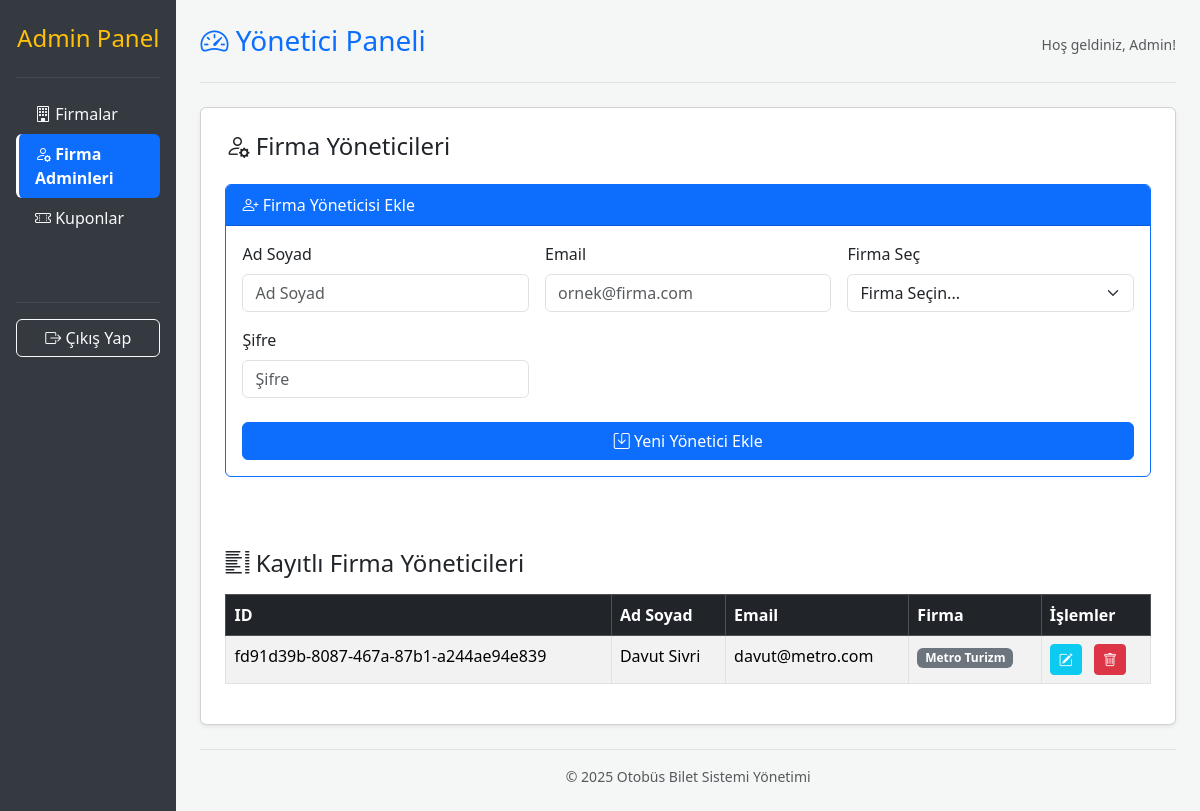
/admin/index.php?tab=firma_admin (signed in), run on an earlier commit of the app's database.
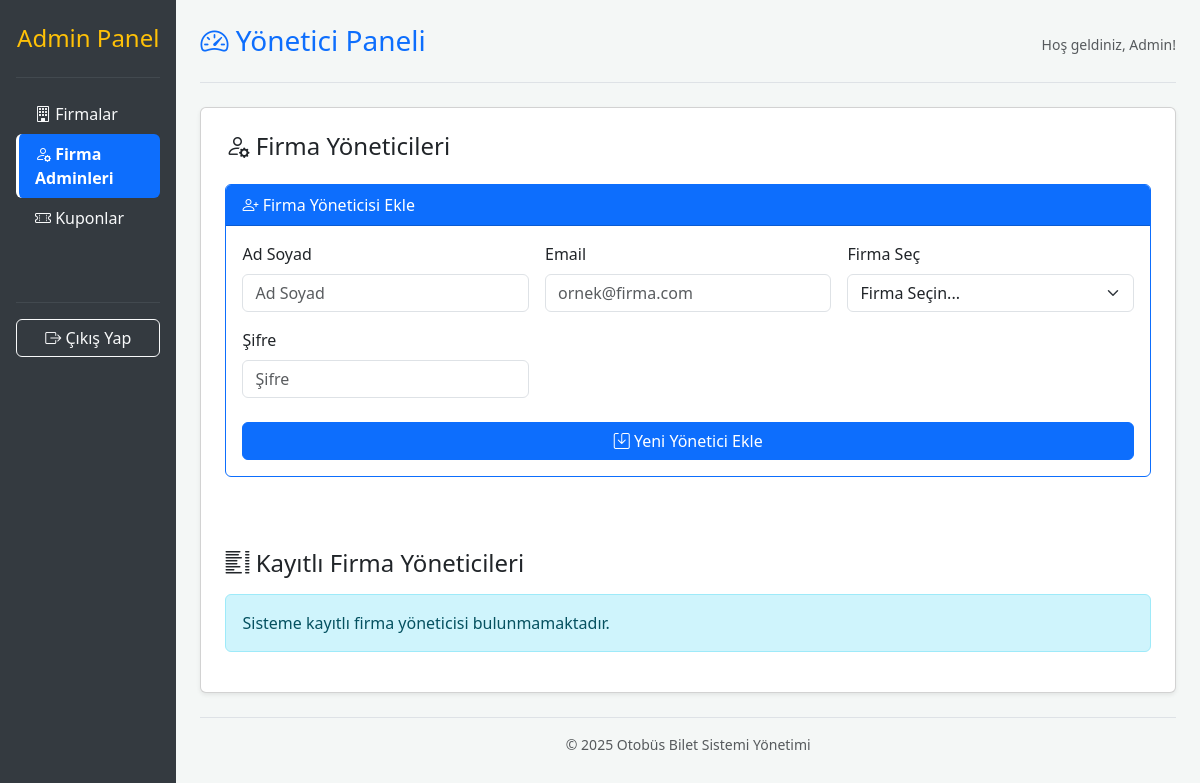
And on a later commit of the database.
### tables this page shows
CREATE TABLE "User"(
    id TEXT PRIMARY KEY,
    full_name TEXT NOT NULL,
    email TEXT UNIQUE NOT NULL,
    role TEXT NOT NULL DEFAULT 'user',
    password TEXT NOT NULL,
    company_id TEXT,
    balance REAL DEFAULT 800,
    created_at TIMESTAMP NOT NULL DEFAULT (datetime('now', 'localtime')),
    FOREIGN KEY (company_id) REFERENCES Bus_Company (id) ON DELETE CASCADE
);

CREATE TABLE Bus_Company(
    id TEXT PRIMARY KEY,
    name TEXT UNIQUE NOT NULL,
    logo_path TEXT,
    created_at TIMESTAMP NOT NULL DEFAULT CURRENT_TIMESTAMP
);

### admin/partials/firma_admin.php (the view, shortened to what this page needs)
<?php
$full_name ="";
$email="";
$company_id= "";
$id = $_GET['edit_admin']?? null;
$astmt=$db->prepare("SELECT User.id,User.full_name,User.email,Bus_Company.name as company_name FROM User LEFT JOIN Bus_Company ON User.company_id=Bus_Company.id Where User.role=?");
$astmt->execute(['company_admin']);
$fadmins =$astmt->fetchAll(PDO::FETCH_ASSOC);
?>
<div class="card mb-4 border-primary">
    <div class="card-header bg-primary text-white">
        <i class="bi bi-person-plus"></i> Firma Yöneticisi <?= $id ? "Düzenle" : "Ekle" ?>
    </div>
    <div class="card-body">
        <form method="post" class="row g-3">
            <div class="col-md-4">
                <label for="inputFullName" class="form-label">Ad Soyad</label>
                <input type="text" name="full_name" class="form-control" id="inputFullName" placeholder="Ad Soyad" value="<?= htmlspecialchars($full_name) ?>" required>
            </div>
            <div class="col-md-4">
                <label for="inputEmail" class="form-label">Email</label>
                <input type="email" name="email" class="form-control" id="inputEmail" placeholder="ornek@firma.com" value="<?= htmlspecialchars($email) ?>" required>
            </div>
            <div class="col-md-4">
                <label for="inputCompany" class="form-label">Firma Seç</label>
                <select name="company_id" class="form-select" id="inputCompany" required>
                    <option value="" disabled <?= $company_id ? '' : 'selected' ?>>Firma Seçin...</option>
                </select>
            </div>
            <?php if(!$id): ?>
                <div class="col-md-4">
                    <label for="inputPassword" class="form-label">Şifre</label>
                    <input type="password" name="password" class="form-control" id="inputPassword" placeholder="Şifre" required>
                </div>
            <?php endif; ?>
            <div class="col-12 mt-4">
                <button type="submit" name="admin_submit" class="btn btn-<?= $id ? "success" : "primary" ?> w-100">
                    <i class="bi bi-save"></i> <?= $id ? "Yönetici Bilgilerini Güncelle" : "Yeni Yönetici Ekle" ?>
                </button>
            </div>
        </form>
    </div>
</div>
<h4 class="mb-3 mt-5"><i class="bi bi-list-columns"></i> Kayıtlı Firma Yöneticileri</h4>
<?php if (empty($fadmins)): ?>
    <div class="alert alert-info">Sisteme kayıtlı firma yöneticisi bulunmamaktadır.</div>
<?php else: ?>
    <div class="table-responsive">
        <table class="table table-striped table-hover table-bordered">
            <thead class="table-dark">
                <tr>
                    <th>ID</th>
                    <th>Ad Soyad</th>
                    <th>Email</th>
                    <th>Firma</th>
                    <th>İşlemler</th>
                </tr>
            </thead>
            <tbody>
                <?php foreach($fadmins as $a): ?>
                <tr>
                    <td><?= $a['id'] ?></td>
                    <td><?= htmlspecialchars($a['full_name']) ?></td>
                    <td><?= htmlspecialchars($a['email']) ?></td>
                    <td><span class="badge bg-secondary"><?= htmlspecialchars($a['company_name']) ?></span></td>
                    <td>
                        <a href="index.php?tab=firma_admin&edit_admin=<?= $a['id'] ?>" class="btn btn-sm btn-info text-white me-2" title="Düzenle">
                            <i class="bi bi-pencil-square"></i>
                        </a>
                        <a href="index.php?tab=firma_admin&delete_admin=<?= $a['id'] ?>"
                           onclick="return confirm('Bu yöneticiyi silmek istediğinizden emin misiniz?')"
                           class="btn btn-sm btn-danger" title="Sil">
                           <i class="bi bi-trash"></i>
                        </a>
                    </td>
                </tr>
                <?php endforeach; ?>
            </tbody>
        </table>
    </div>
<?php endif; ?>

What changed in the data, as far as the page shows it:
removed user: id "fd91d39b-8087-467a-87b1-a244ae94e839", full_name "Davut Sivri", email "davut@metro.com", company.name "Metro Turizm"
Also different on the page:
text no longer shown: "ID Ad Soyad Email Firma İşlemler"
text now shown: "Sisteme kayıtlı firma yöneticisi bulunmamaktadır."
